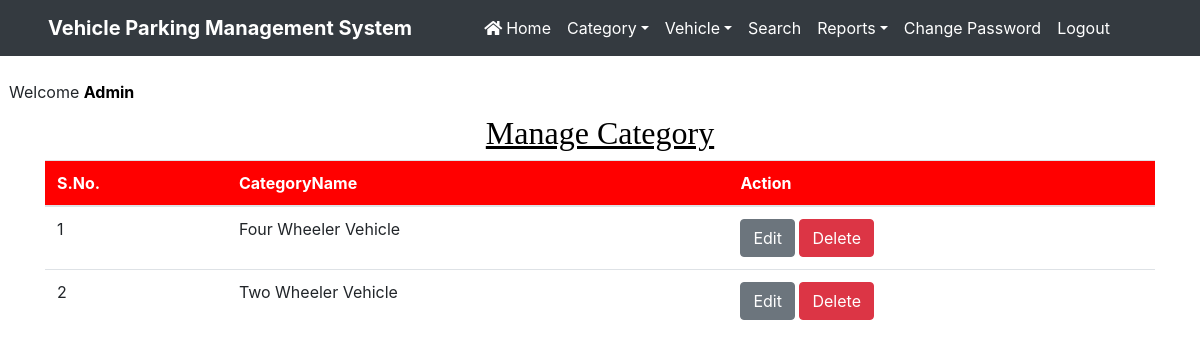
The app's page /manage_category (signed in) with its own data.
### vehicle/models.py (models this page shows, shortened)
class Category(models.Model):
    categoryname = models.CharField(max_length=50)

### vehicle/views.py (the view)
# urls.py: path('manage_category',manage_category,name='manage_category'),
def manage_category(request):
    if not request.user.is_authenticated:
        return redirect('admin_login')
    category = Category.objects.all()
    d = {'category':category}
    return render(request, 'manage_category.html', d)

### vehicle/templates/manage_category.html (shortened to what this page needs)
{% load static %}
<html>
<head>
{% include 'headeradmin.html' %}
  <link rel = stylesheet href="https://cdn.datatables.net/1.10.20/css/jquery.dataTables.min.css">
<link rel = stylesheet href="https://cdn.datatables.net/buttons/1.6.1/css/buttons.dataTables.min.css">
</head>
<body>
{% include 'nav2admin.html' %}
<br> &nbsp;&nbsp;Welcome <b style = 'text-transform : capitalize ; color : black'>{{request.user.username}}</b>
<div class="container" style = "margin-top:10px">
<h2 class="text-center" style = "font-family : Times New Roman ; color : black"><u>Manage Category</u></h2>
<table class='table table-hover' id = "example">
<thead style = 'background-color : red ; color : white'>
<tr>
<th>S.No.</th>
<th>CategoryName</th>
<th>Action</th>
</tr>
</thead>
<tbody>
 {% for i in category %}
<tr>
<td>{{forloop.counter}}</td>
 <td>{{i.categoryname}}</td>
<td><a href = "{% url 'edit_category' i.id %}" class='btn btn-secondary' title="Edit Category">Edit</a>
<a href = "{% url 'delete_category' i.id %}" title="Delete Category" class='btn btn-danger'>Delete</a></td>
</tr>
{% endfor %}
</tbody>
</table>
</div>
</body>
</html>

### vehicle/static/css/mystyle.css (style rules this page uses)
html { scroll-behavior:smooth; }

### records on screen
Category: categoryname "Four Wheeler Vehicle"
Category: categoryname "Two Wheeler Vehicle"

### other values on screen
{{ request.user.username }} "Admin"
